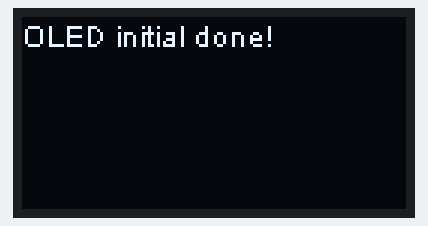
A sketch run on a simulated ESP32. On the bench: 128×64 one-colour display. WiFi joins after 1.5 s; servers stay silent unless stated; the local clock reads 2024-03-15 10:24:30 at power-on unless the sketch sets it; what the sketch prints to the serial monitor is not drawn.

Above: at 0.1 s.
At 1.6 s:
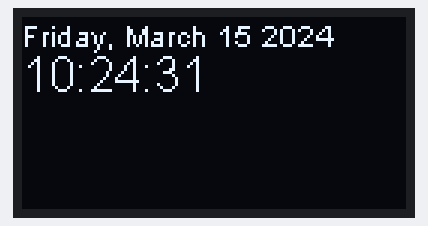
At 9.7 s:
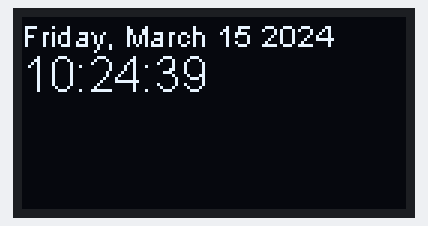
At 19.9 s:
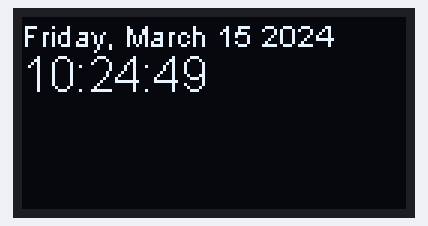
At 29.0 s:
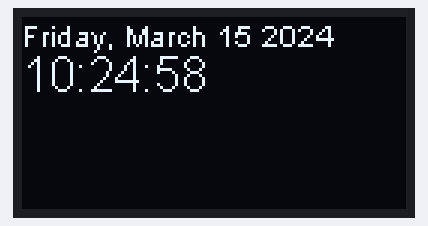
At 38.1 s:
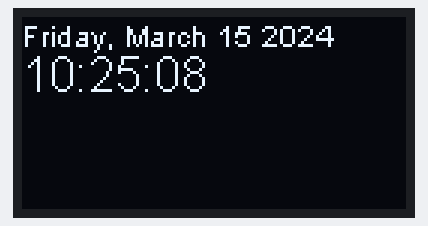

Measured:
- what the display in image 1 shows lasts 1.1 s, from 1.5 s to 2.6 s

The sketch:

zad1.ino
```cpp
// (licence header left out)
#include <WiFi.h>
#include "time.h"
#include "Arduino.h"
#include "heltec.h"
const char* ssid     = "...";
const char* password = "...";

const char* ntpServer = "pool.ntp.org";
const long  gmtOffset_sec = 3600;
const int   daylightOffset_sec = 3600;

void setup(){
  Heltec.begin(true /*DisplayEnable Enable*/, false /*LoRa Disable*/, false /*Serial Enable*/);
  Heltec.display->flipScreenVertically();
  Heltec.display->clear();
  Serial.begin(115200);

  // Connect to Wi-Fi
  Serial.print("Connecting to ");
  Serial.println(ssid);
  WiFi.begin(ssid, password);
  while (WiFi.status() != WL_CONNECTED) {
    delay(500);
    Serial.print(".");
  }
  Serial.println("");
  Serial.println("WiFi connected.");


  // Init and get the time
  configTime(gmtOffset_sec, daylightOffset_sec, ntpServer);
  printLocalTime();

  //disconnect WiFi as it's no longer needed
  WiFi.disconnect(true);
  WiFi.mode(WIFI_OFF);
}

void loop(){
  delay(1000);
  printLocalTime();

}

void printLocalTime(){
  struct tm timeinfo;
  if(!getLocalTime(&timeinfo)){
    Serial.println("Failed to obtain time");
    Heltec.display->clear();
    Heltec.display->setTextAlignment(TEXT_ALIGN_LEFT);
    Heltec.display->setFont(ArialMT_Plain_10);
    Heltec.display->drawString(0, 0, "Failed to obtain time");
    Heltec.display->display();
    return;
  }

  Serial.println(&timeinfo, "%A, %B %d %Y %H:%M:%S");
  char datum[32];
  strftime(datum,32, "%A, %B %d %Y      ", &timeinfo);
  char vreme[32];
  strftime(vreme,32, "%H:%M:%S",&timeinfo);

  Heltec.display->clear();
  Heltec.display->setTextAlignment(TEXT_ALIGN_LEFT);
  Heltec.display->setFont(ArialMT_Plain_10);
  Heltec.display->drawString(0, 0, String(datum)+"     ");
  Heltec.display->setFont(ArialMT_Plain_16);
    Heltec.display->drawString(0, 10, String(vreme));
  Heltec.display->display();
//  Serial.print("Day of week: ");
//  Serial.println(&timeinfo, "%A");
//  Serial.print("Month: ");
//  Serial.println(&timeinfo, "%B");
//  Serial.print("Day of Month: ");
//  Serial.println(&timeinfo, "%d");
//  Serial.print("Year: ");
//  Serial.println(&timeinfo, "%Y");
//  Serial.print("Hour: ");
//  Serial.println(&timeinfo, "%H");
//  Serial.print("Hour (12 hour format): ");
//  Serial.println(&timeinfo, "%I");
//  Serial.print("Minute: ");
//  Serial.println(&timeinfo, "%M");
//  Serial.print("Second: ");
//  Serial.println(&timeinfo, "%S");
//
//  Serial.println("Time variables");
//  char timeHour[3];
//  strftime(timeHour,3, "%H", &timeinfo);
//  Serial.println(timeHour);
//  char timeWeekDay[10];
//  strftime(timeWeekDay,10, "%A", &timeinfo);
//  Serial.println(timeWeekDay);

  time_t now;
  time(&now);
  Serial.print("UNIX TS: ");
  Serial.println(now);

  Serial.println();
}
```
